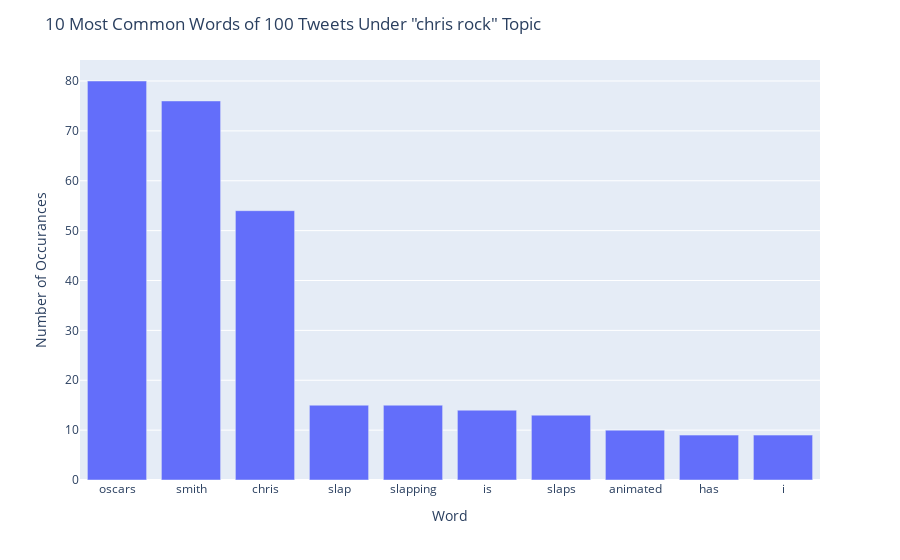

Source (notebook cell):
### Code cell
import plotly.express as px

fig = px.bar(df1[:10], x= 'words', y='freq')
fig.update_layout(
    title="10 Most Common Words of 100 Tweets Under \"chris rock\" Topic",
    xaxis_title="Word",
    yaxis_title="Number of Occurances")
fig.show()

### Figure 1 — Plotly figure (JSON) as saved in the notebook; plotly's stock layout.template omitted (floating-point values rounded to 4 significant figures)
{"data": [{"alignmentgroup": "True", "hovertemplate": "words=%{x}<br>freq=%{y}<extra></extra>", "legendgroup": "", "marker": {"color": "#636efa", "pattern": {"shape": ""}}, "name": "", "offsetgroup": "", "orientation": "v", "showlegend": false, "textposition": "auto", "type": "bar", "x": ["oscars", "smith", "chris", "slap", "slapping", "is", "slaps", "animated", "has", "i"], "xaxis": "x", "y": [80, 76, 54, 15, 15, 14, 13, 10, 9, 9], "yaxis": "y"}], "layout": {"barmode": "relative", "legend": {"tracegroupgap": 0}, "margin": {"t": 60}, "title": {"text": "10 Most Common Words of 100 Tweets Under \"chris rock\" Topic"}, "xaxis": {"anchor": "y", "domain": [0, 1], "title": {"text": "Word"}}, "yaxis": {"anchor": "x", "domain": [0, 1], "title": {"text": "Number of Occurances"}}}}
